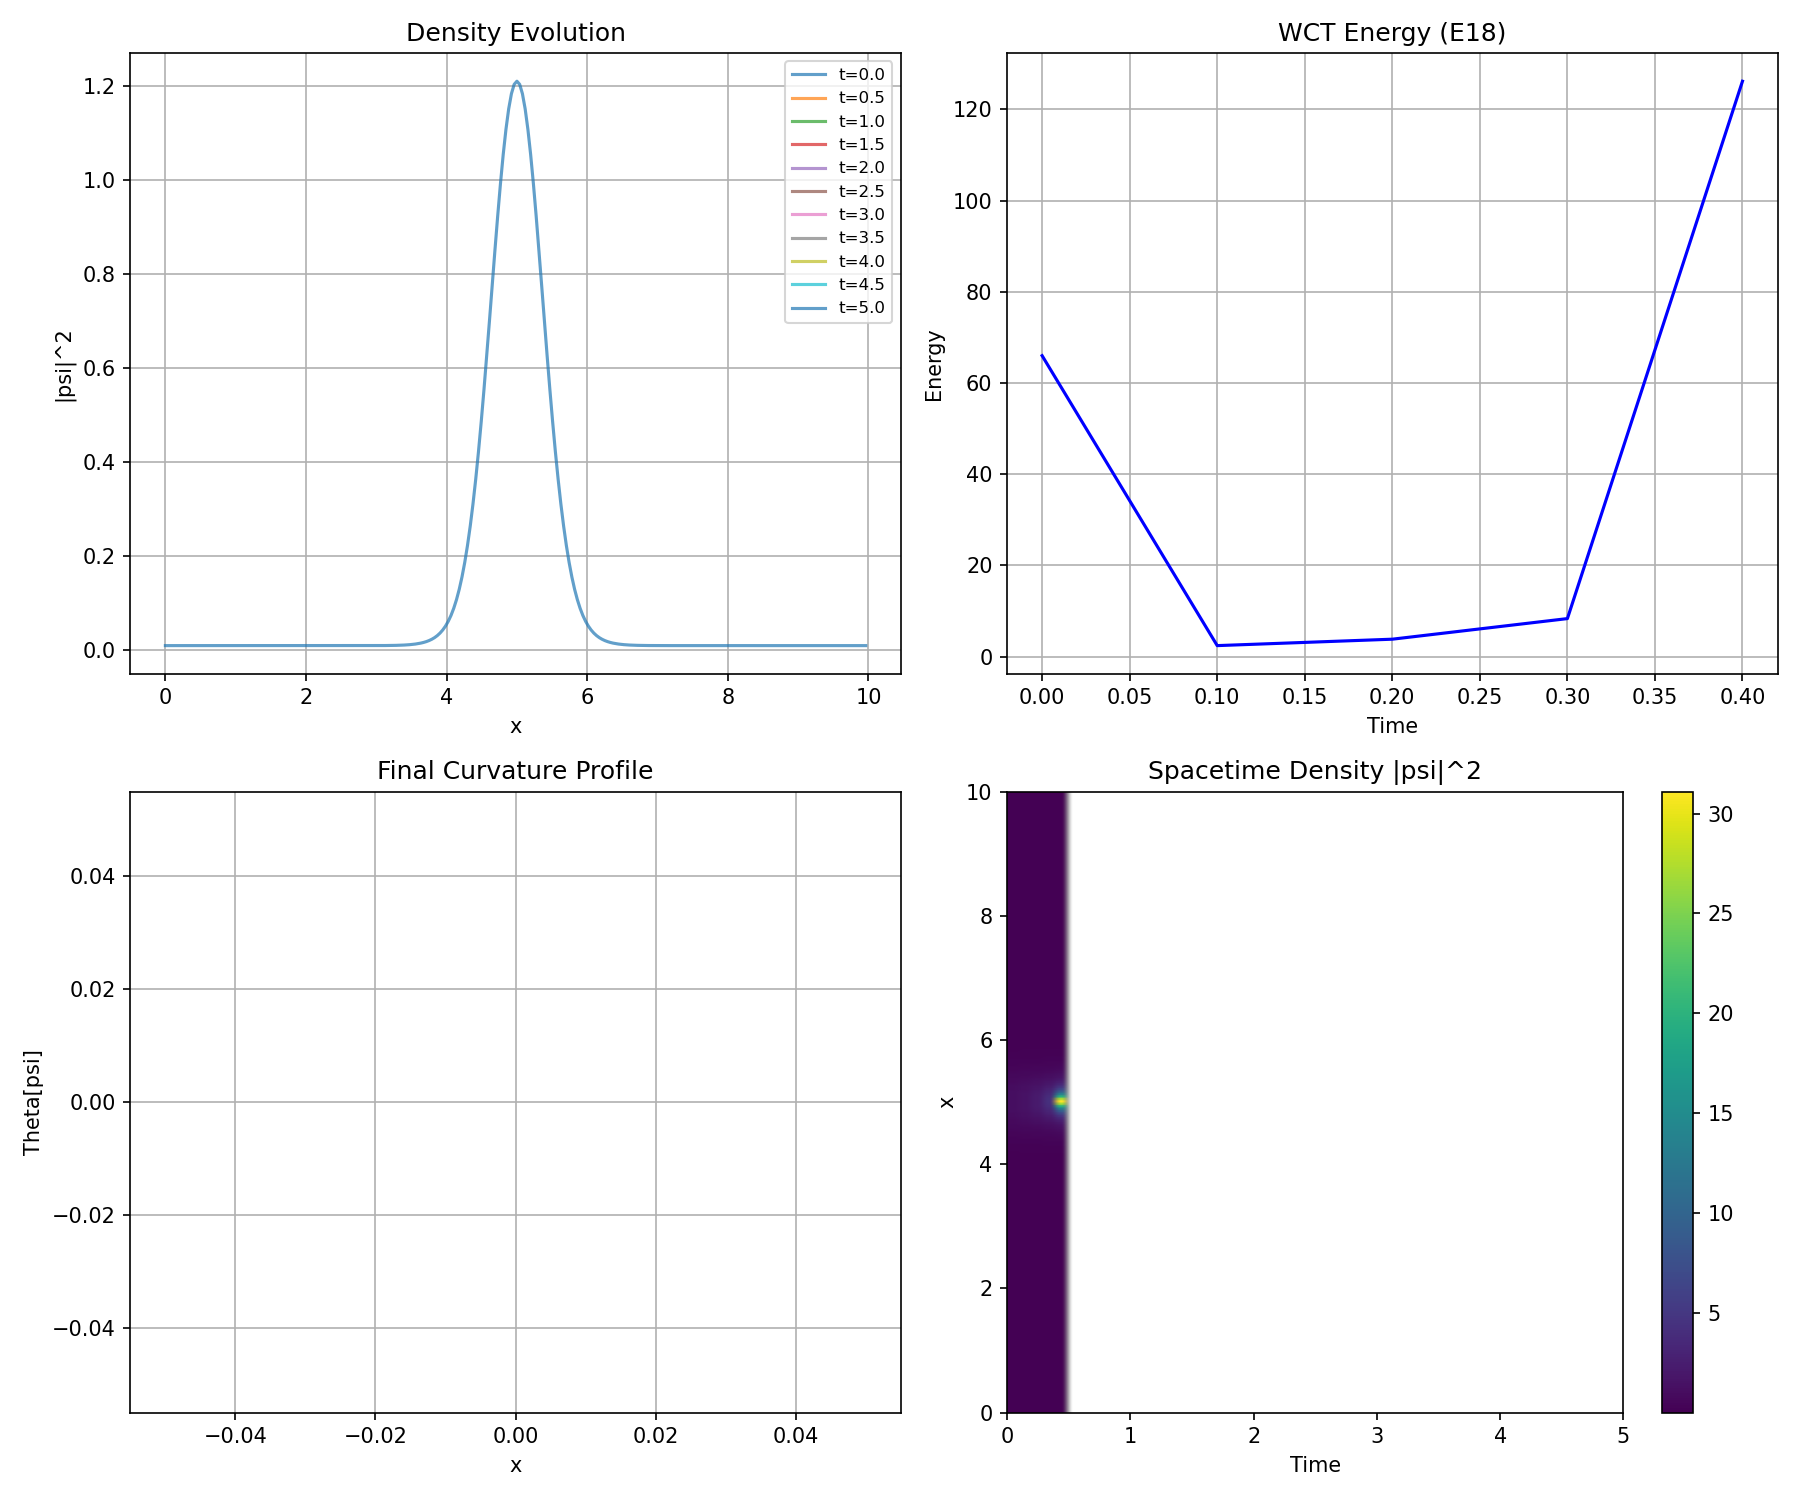

The Python source for this figure:
# WCT Numerical Solver: 1D Curvature-Feedback Evolution
# Windows-compatible version
#
# Solves the 1D WCT evolution equation (simplified UWCT):
# d psi/dt = -Theta[psi] + g|psi|^2 psi + diffusion terms
#
# where Theta[psi] = -d^2 psi/dx^2 / (psi + eps * exp(-alpha * |psi|^2))

import numpy as np
import matplotlib.pyplot as plt
from scipy.fftpack import fft, ifft, fftfreq

print("=" * 70)
print("WCT 1D EVOLUTION SOLVER")
print("=" * 70)

# =============================================================================
# PARAMETERS
# =============================================================================
print("\n1. SIMULATION PARAMETERS")
print("-" * 50)

# Spatial domain
L = 10.0          # Domain length
N = 256           # Number of grid points
dx = L / N
x = np.linspace(0, L, N, endpoint=False)

# Time parameters
dt = 0.001        # Time step
T_max = 5.0       # Total simulation time
n_steps = int(T_max / dt)
save_every = 100  # Save frames every N steps

# WCT parameters
eps = 1e-6        # Regularization
alpha = 1.0       # Feedback strength
g = 1.0           # Nonlinear coefficient
D = 0.01          # Diffusion coefficient

print(f"Domain: [0, {L}] with N = {N} points")
print(f"dx = {dx:.4f}, dt = {dt:.4f}")
print(f"Total time: {T_max}, steps: {n_steps}")
print(f"WCT parameters: eps = {eps}, alpha = {alpha}, g = {g}")

# =============================================================================
# INITIAL CONDITION
# =============================================================================
print("\n2. INITIAL CONDITION")
print("-" * 50)

def initial_condition(x, mode='gaussian'):
    """Generate initial wavefunction"""
    if mode == 'gaussian':
        # Gaussian packet
        x0 = L / 2
        sigma = 0.5
        return np.exp(-(x - x0)**2 / (2 * sigma**2)) + 0.1
    elif mode == 'soliton':
        # Soliton-like
        x0 = L / 2
        return 1.0 / np.cosh(2 * (x - x0)) + 0.1
    elif mode == 'random':
        # Random perturbation
        return 0.5 + 0.1 * np.random.randn(len(x))
    else:
        return np.ones_like(x)

psi = initial_condition(x, mode='gaussian').astype(complex)
print(f"Initial mode: Gaussian")
print(f"Initial |psi|^2 integral = {np.sum(np.abs(psi)**2) * dx:.4f}")

# =============================================================================
# OPERATORS
# =============================================================================
print("\n3. OPERATORS")
print("-" * 50)

# Wavenumbers for spectral derivatives
k = fftfreq(N, dx) * 2 * np.pi
k2 = k**2

def laplacian(psi):
    """Spectral Laplacian"""
    psi_hat = fft(psi)
    return np.real(ifft(-k2 * psi_hat))

def theta_operator(psi, eps=eps, alpha=alpha):
    """WCT curvature operator: Theta[psi] = -Laplacian(psi) / (psi + eps*exp(-alpha*|psi|^2))"""
    lap = laplacian(psi)
    denominator = psi + eps * np.exp(-alpha * np.abs(psi)**2)
    # Avoid division by very small numbers
    denominator = np.where(np.abs(denominator) < 1e-10, 1e-10, denominator)
    return -lap / denominator

def rhs(psi):
    """Right-hand side of evolution equation"""
    theta = theta_operator(psi)
    nonlinear = g * np.abs(psi)**2 * psi
    diffusion = D * laplacian(psi)
    return -theta + nonlinear + diffusion

print("Operators defined:")
print("  - Spectral Laplacian (FFT-based)")
print("  - Theta operator (regularized)")
print("  - RHS = -Theta + g|psi|^2 psi + D*Laplacian")

# =============================================================================
# TIME EVOLUTION
# =============================================================================
print("\n4. TIME EVOLUTION")
print("-" * 50)

# Storage for snapshots
snapshots = [psi.copy()]
times = [0.0]

# Energy tracking
def compute_energy(psi):
    """WCT Lyapunov energy (E18)"""
    grad_psi = np.real(ifft(1j * k * fft(psi)))
    E_grad = np.sum(np.abs(grad_psi)**2) * dx
    theta = theta_operator(psi)
    E_theta = np.sum(np.abs(theta)**2) * dx
    return E_grad + E_theta

energies = [compute_energy(psi)]

print("Running evolution...")

# Simple Euler integration (for demonstration)
# For production, use RK4 or implicit methods
for step in range(n_steps):
    # RK2 (midpoint method)
    k1 = rhs(psi)
    k2 = rhs(psi + 0.5 * dt * k1)
    psi = psi + dt * k2
    
    # Save snapshots
    if (step + 1) % save_every == 0:
        snapshots.append(psi.copy())
        times.append((step + 1) * dt)
        energies.append(compute_energy(psi))
        
        if len(times) % 10 == 0:
            print(f"  t = {times[-1]:.2f}, E = {energies[-1]:.4f}")

print(f"Evolution complete. {len(snapshots)} snapshots saved.")

# =============================================================================
# VISUALIZATION
# =============================================================================
print("\n5. GENERATING PLOTS")
print("-" * 50)

# Plot final state
fig, axes = plt.subplots(2, 2, figsize=(12, 10))

# |psi|^2 evolution
ax = axes[0, 0]
n_show = min(10, len(snapshots))
for i in range(0, len(snapshots), max(1, len(snapshots)//n_show)):
    ax.plot(x, np.abs(snapshots[i])**2, alpha=0.7, label=f't={times[i]:.1f}')
ax.set_xlabel('x')
ax.set_ylabel('|psi|^2')
ax.set_title('Density Evolution')
ax.legend(loc='upper right', fontsize=8)
ax.grid(True)

# Energy vs time
ax = axes[0, 1]
ax.plot(times, energies, 'b-')
ax.set_xlabel('Time')
ax.set_ylabel('Energy')
ax.set_title('WCT Energy (E18)')
ax.grid(True)

# Curvature profile
ax = axes[1, 0]
theta_final = theta_operator(snapshots[-1])
ax.plot(x, np.real(theta_final))
ax.set_xlabel('x')
ax.set_ylabel('Theta[psi]')
ax.set_title('Final Curvature Profile')
ax.grid(True)

# Spacetime plot
ax = axes[1, 1]
density_matrix = np.array([np.abs(s)**2 for s in snapshots])
im = ax.imshow(density_matrix.T, aspect='auto', origin='lower',
               extent=[0, T_max, 0, L], cmap='viridis')
ax.set_xlabel('Time')
ax.set_ylabel('x')
ax.set_title('Spacetime Density |psi|^2')
plt.colorbar(im, ax=ax)

plt.tight_layout()
plt.savefig('wct_1d_evolution.png', dpi=150)
plt.close()

print("Saved: wct_1d_evolution.png")

# =============================================================================
# SUMMARY
# =============================================================================
print("\n" + "=" * 70)
print("SIMULATION COMPLETE")
print("=" * 70)
print(f"""
Results:
  Initial energy: {energies[0]:.6f}
  Final energy:   {energies[-1]:.6f}
  Energy change:  {(energies[-1] - energies[0])/energies[0]*100:.2f}%
  
  Initial norm:   {np.sum(np.abs(snapshots[0])**2)*dx:.6f}
  Final norm:     {np.sum(np.abs(snapshots[-1])**2)*dx:.6f}
  
Output: wct_1d_evolution.png
""")
